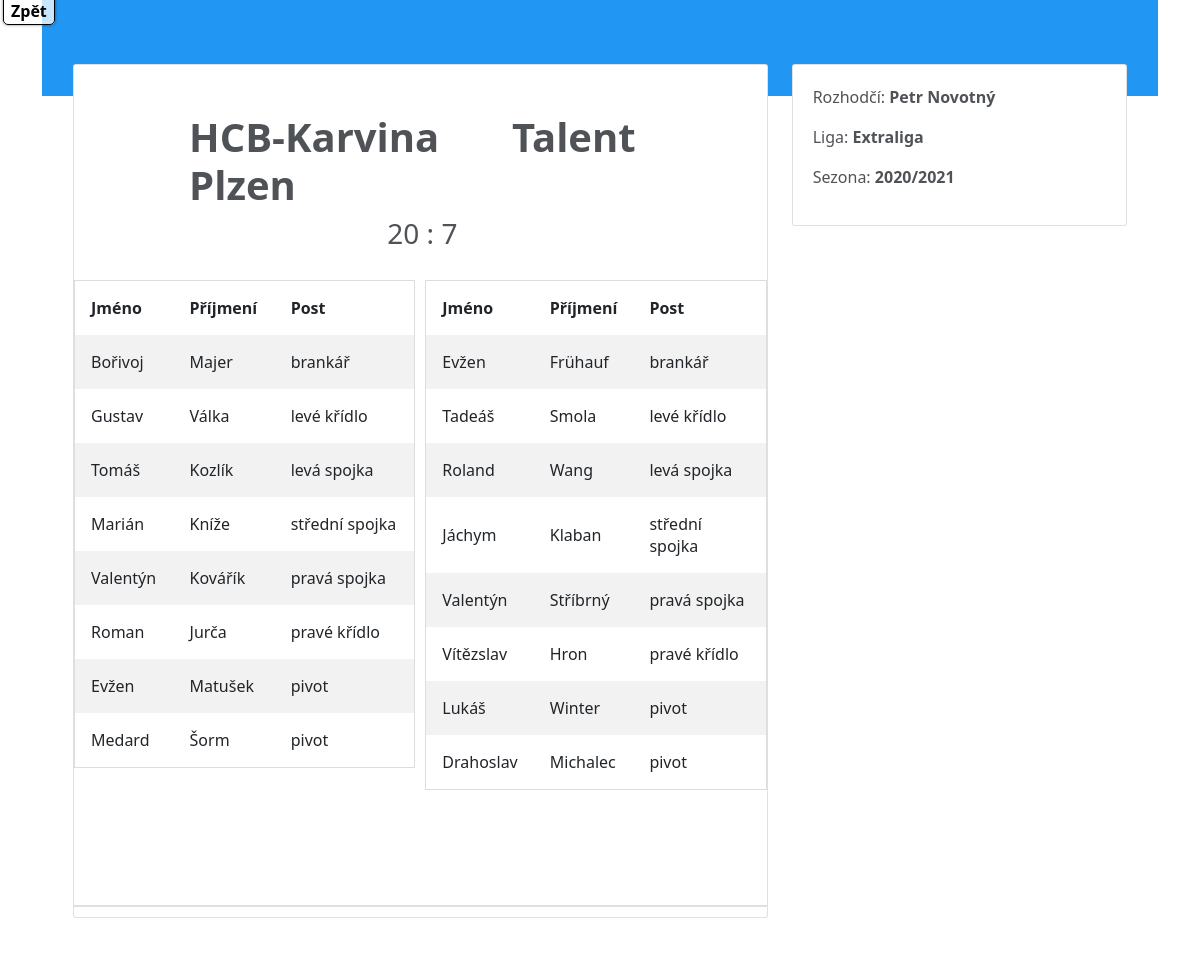
Page /zapasydetail/2 on the earlier database version.
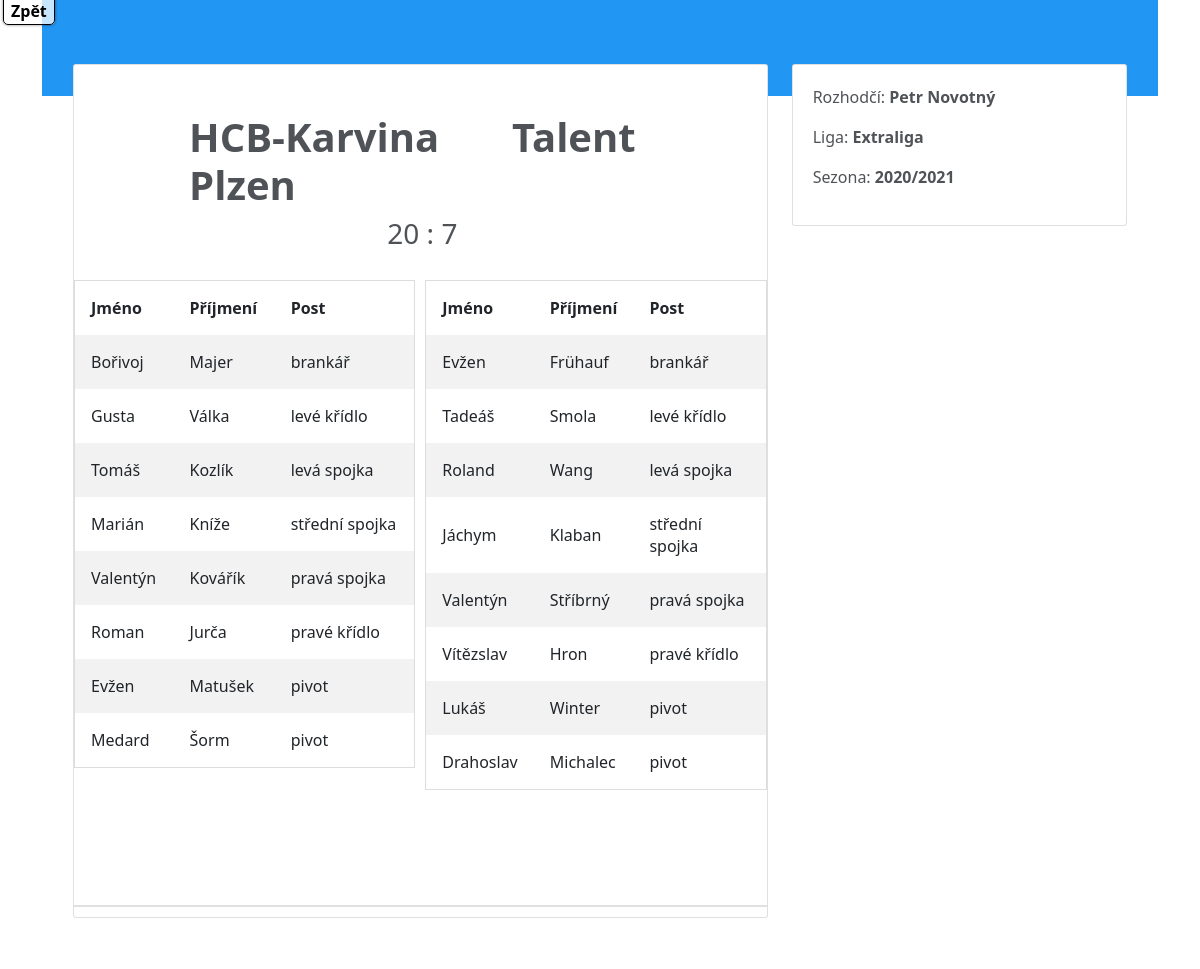
Same page on the later database version.
### HazenaIS/models.py (models this page shows, shortened)
class Kariera(models.Model):
    datum_vstupu = models.DateTimeField(default=datetime.now)
    aktivni = models.BooleanField()
    hrac = models.ForeignKey('Hrac', on_delete=models.RESTRICT)
    klub = models.ForeignKey('Klub', on_delete=models.RESTRICT)
    sezona = models.ForeignKey('Sezona', on_delete=models.RESTRICT)

class Hrac(models.Model):
    jmeno = models.CharField(max_length=50)
    prijmeni = models.CharField(max_length=50)
    rodne_cislo = models.CharField(max_length=25)
    nazev_postu = models.CharField(max_length=25)
    aktivni = models.BooleanField(default=False)

class Sezona(models.Model):
    nazev_sezony = models.CharField(max_length=25)
    nazev_ligy = models.CharField(max_length=50)

### HazenaIS/views.py (the view)
# urls.py: path('zapasydetail/<int:zapasy_id>',HazenaIS.views.zapasydetail, name='zapasydetail'),
def zapasydetail(request, zapasy_id):
    zdetail = Zapasy.objects.get(id = zapasy_id)
    domacihraci = Kariera.objects.filter(klub=zdetail.domaci)
    hostehraci = Kariera.objects.filter(klub=zdetail.hoste)
    sezon = Kariera.objects.filter(klub=zdetail.domaci).first()
    return render(request, 'zapasy_detail.html', {'zapasydetail':zdetail, 'domaci':domacihraci, 'hoste':hostehraci, 'sezona':sezon})

### HazenaIS/models.py (called while the page is built)
    def __str__(self):
        return self.nazev_klubu

### templates/zapasy_detail.html (shortened to what this page needs)
{% load static %}
<html lang="en">
    <head>
        <link href="https://cdn.jsdelivr.net/npm/bootstrap@5.0.0-beta3/dist/css/bootstrap.min.css" rel="stylesheet">
        <link href="https://maxcdn.bootstrapcdn.com/font-awesome/4.7.0/css/font-awesome.min.css" rel="stylesheet" />
        <link rel="stylesheet" type="text/css" href="{% static 'css/zapasy_detail.css' %}"/>
    </head>
    <nav class="fixed-menu">
        <ul>
          <li><a href="{% url 'zapasy' %}">Zpět</a></li>
        </ul>
      </nav>
    <section class="container ng-scope ng-fadeInLeftShort" style="">
    <div class="ng-fadeInLeftShort ng-scope" style="">
    <div class="container-overlap bg-blue-500 ng-scope">
    </div>
    <div class="container-fluid ng-scope">
      <div class="row">
        <div class="col-md-7 col-lg-8">
          <form class="card ng-pristine ng-valid">
            <h5 class="card-heading pb0">
            </h5>
            <div class="card-body">
                <h1 style="margin-left: 15%"><b>{{zapasydetail.domaci}} </b> &nbsp;&nbsp;&nbsp;&nbsp;&nbsp; <b>{{zapasydetail.hoste}}</b></h1>
                 <h3 style="margin-left: 45%;">{{zapasydetail.domaci_skore}} : {{zapasydetail.hoste_Skore}}</h3>
            </div>
            <div class="card-offset">
                <div class="row">
                    <div class="column">
                      <table>
                        <tr>
                          <th>Jméno</th>
                          <th>Příjmení</th>
                          <th>Post</th>
                        </tr>
                        {% for h1 in domaci %}
                        <tr>
                          <td>{{h1.hrac.jmeno}}</td>
                          <td>{{h1.hrac.prijmeni}}</td>
                          <td>{{h1.hrac.nazev_postu}}</td>
                        </tr>
                        {% endfor %}
                      </table>
                    </div>
                    <div class="column">
                      <table>
                        <tr>
                          <th>Jméno</th>
                          <th>Příjmení</th>
                          <th>Post</th>
                        </tr>
                        {% for h2 in hoste %}
                        <tr>
                          <td>{{h2.hrac.jmeno}}</td>
                          <td>{{h2.hrac.prijmeni}}</td>
                          <td>{{h2.hrac.nazev_postu}}</td>
                        </tr>
                        {% endfor %}
                      </table>
                    </div>
                  </div>
            </div>
            <h5 class="card-heading pb0"></h5>
            <div class="card-body">
            </div>
            <div class="card-divider"></div>
          </form>
        </div>
        <div class="col-md-5 col-lg-4">
          <div class="card">
               <div class="card-inside">
                   <p>Rozhodčí: <b>{{zapasydetail.rozhodci.jmeno}} {{zapasydetail.rozhodci.prijmeni}}</b></p>
                   <p>Liga: <b>{{sezona.sezona.nazev_ligy}}</b></p>
                   <p>Sezona: <b>{{sezona.sezona.nazev_sezony}}</b></p>
               </div>
          </div>
        </div>
      </div>
    </div></div></section>
    </html>

Differences in the rows shown:
removed Kariera: hrac.jmeno "Gustav", hrac.prijmeni "Válka", hrac.nazev_postu "levé křídlo", shown under "20 : 7"
added Kariera: hrac.jmeno "Gusta", hrac.prijmeni "Válka", hrac.nazev_postu "levé křídlo", shown under "20 : 7"
